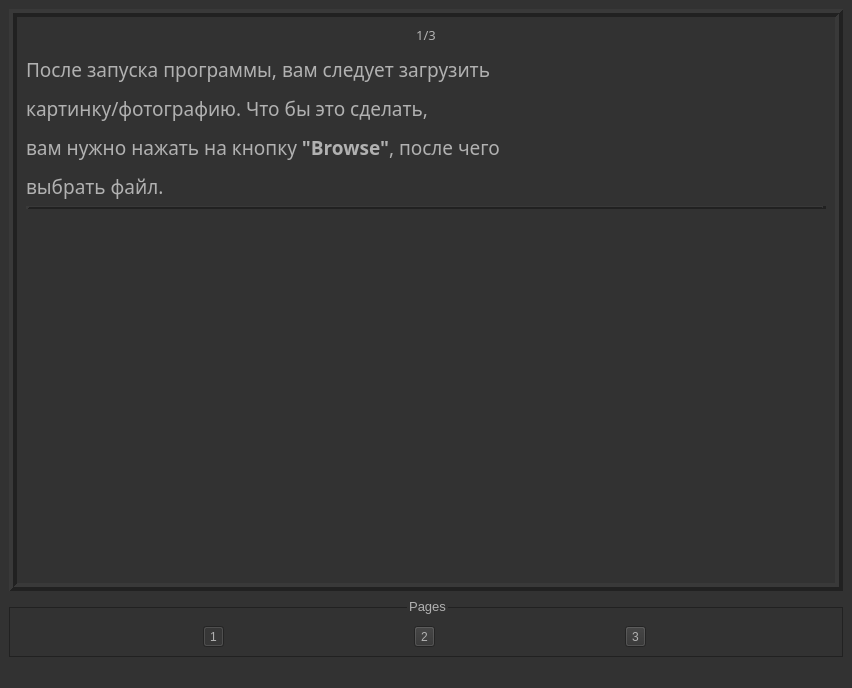
<?xml version="1.0" encoding="UTF-8"?>
<ui version="4.0">
 <class>MainWindow</class>
 <widget class="QMainWindow" name="MainWindow">
  <property name="geometry">
   <rect>
    <x>0</x>
    <y>0</y>
    <width>852</width>
    <height>688</height>
   </rect>
  </property>
  <property name="maximumSize">
   <size>
    <width>1852</width>
    <height>1025</height>
   </size>
  </property>
  <property name="windowTitle">
   <string>Instruction</string>
  </property>
  <property name="windowIcon">
   <iconset>
    <normaloff>ebook.svg</normaloff>ebook.svg</iconset>
  </property>
  <property name="windowOpacity">
   <double>1.000000000000000</double>
  </property>
  <property name="styleSheet">
   <string notr="true">QToolTip
{
     border: 1px solid black;
     background-color: #ffa02f;
     padding: 1px;
     border-radius: 3px;
     opacity: 100;
}

QWidget
{
    color: #b1b1b1;
    background-color: #323232;
}

QTreeView, QListView
{
    background-color: silver;
    margin-left: 5px;
}

QWidget:item:hover
{
    background-color: QLinearGradient( x1: 0, y1: 0, x2: 0, y2: 1, stop: 0 #ffa02f, stop: 1 #ca0619);
    color: #000000;
}

QWidget:item:selected
{
    background-color: QLinearGradient( x1: 0, y1: 0, x2: 0, y2: 1, stop: 0 #ffa02f, stop: 1 #d7801a);
}

QMenuBar::item
{
    background: transparent;
}

QMenuBar::item:selected
{
    background: transparent;
    border: 1px solid #ffaa00;
}

QMenuBar::item:pressed
{
    background: #444;
    border: 1px solid #000;
    background-color: QLinearGradient(
        x1:0, y1:0,
        x2:0, y2:1,
        stop:1 #212121,
        stop:0.4 #343434/*,
        stop:0.2 #343434,
        stop:0.1 #ffaa00*/
    );
    margin-bottom:-1px;
    padding-bottom:1px;
}

QMenu
{
    border: 1px solid #000;
}

QMenu::item
{
    padding: 2px 20px 2px 20px;
}

QMenu::item:selected
{
    color: #000000;
}

QWidget:disabled
{
    color: #808080;
    background-color: #323232;
}

QAbstractItemView
{
    background-color: QLinearGradient( x1: 0, y1: 0, x2: 0, y2: 1, stop: 0 #4d4d4d, stop: 0.1 #646464, stop: 1 #5d5d5d);
}

QWidget:focus
{
    /*border: 1px solid darkgray;*/
}

QLineEdit
{
    background-color: QLinearGradient( x1: 0, y1: 0, x2: 0, y2: 1, stop: 0 #4d4d4d, stop: 0 #646464, stop: 1 #5d5d5d);
    padding: 1px;
    border-style: solid;
    border: 1px solid #1e1e1e;
    border-radius: 5;
}

QPushButton
{
    color: #b1b1b1;
    background-color: QLinearGradient( x1: 0, y1: 0, x2: 0, y2: 1, stop: 0 #565656, stop: 0.1 #525252, stop: 0.5 #4e4e4e, stop: 0.9 #4a4a4a, stop: 1 #464646);
    border-width: 1px;
    border-color: #1e1e1e;
    border-style: solid;
    border-radius: 6;
    padding: 3px;
    font-size: 20px;
    padding-left: 5px;
    padding-right: 5px;
    min-width: 40px;
}

QPushButton:pressed
{
    background-color: QLinearGradient( x1: 0, y1: 0, x2: 0, y2: 1, stop: 0 #2d2d2d, stop: 0.1 #2b2b2b, stop: 0.5 #292929, stop: 0.9 #282828, stop: 1 #252525);
}

QComboBox
{
    selection-background-color: #ffaa00;
    background-color: QLinearGradient( x1: 0, y1: 0, x2: 0, y2: 1, stop: 0 #565656, stop: 0.1 #525252, stop: 0.5 #4e4e4e, stop: 0.9 #4a4a4a, stop: 1 #464646);
    border-style: solid;
    border: 1px solid #1e1e1e;
    border-radius: 5;
}

QComboBox:hover,QPushButton:hover
{
    border: 2px solid QLinearGradient( x1: 0, y1: 0, x2: 0, y2: 1, stop: 0 #ffa02f, stop: 1 #d7801a);
}


QComboBox:on
{
    padding-top: 3px;
    padding-left: 4px;
    background-color: QLinearGradient( x1: 0, y1: 0, x2: 0, y2: 1, stop: 0 #2d2d2d, stop: 0.1 #2b2b2b, stop: 0.5 #292929, stop: 0.9 #282828, stop: 1 #252525);
    selection-background-color: #ffaa00;
}

QComboBox QAbstractItemView
{
    border: 2px solid darkgray;
    selection-background-color: QLinearGradient( x1: 0, y1: 0, x2: 0, y2: 1, stop: 0 #ffa02f, stop: 1 #d7801a);
}

QComboBox::drop-down
{
     subcontrol-origin: padding;
     subcontrol-position: top right;
     width: 15px;

     border-left-width: 0px;
     border-left-color: darkgray;
     border-left-style: solid; /* just a single line */
     border-top-right-radius: 3px; /* same radius as the QComboBox */
     border-bottom-right-radius: 3px;
 }

QComboBox::down-arrow
{
     image: url(:/dark_orange/img/down_arrow.png);
}

QGroupBox
{   
	border: 1px solid black;
    margin-top: 10px;
}

QGroupBox:focus
{
	border: 1px solid rgb(33,33,33)
}

QTextEdit:focus
{
    border: 1px solid darkgray;
}

QScrollBar:horizontal {
     border: 1px solid #222222;
     background: QLinearGradient( x1: 0, y1: 0, x2: 0, y2: 1, stop: 0.0 #121212, stop: 0.2 #282828, stop: 1 #484848);
     height: 7px;
     margin: 0px 16px 0 16px;
}

QScrollBar::handle:horizontal
{
      background: QLinearGradient( x1: 0, y1: 0, x2: 1, y2: 0, stop: 0 #ffa02f, stop: 0.5 #d7801a, stop: 1 #ffa02f);
      min-height: 20px;
      border-radius: 2px;
}

QScrollBar::add-line:horizontal {
      border: 1px solid #1b1b19;
      border-radius: 2px;
      background: QLinearGradient( x1: 0, y1: 0, x2: 1, y2: 0, stop: 0 #ffa02f, stop: 1 #d7801a);
      width: 14px;
      subcontrol-position: right;
      subcontrol-origin: margin;
}

QScrollBar::sub-line:horizontal {
      border: 1px solid #1b1b19;
      border-radius: 2px;
      background: QLinearGradient( x1: 0, y1: 0, x2: 1, y2: 0, stop: 0 #ffa02f, stop: 1 #d7801a);
      width: 14px;
     subcontrol-position: left;
     subcontrol-origin: margin;
}

QScrollBar::right-arrow:horizontal, QScrollBar::left-arrow:horizontal
{
      border: 1px solid black;
      width: 1px;
      height: 1px;
      background: white;
}

QScrollBar::add-page:horizontal, QScrollBar::sub-page:horizontal
{
      background: none;
}

QScrollBar:vertical
{
      background: QLinearGradient( x1: 0, y1: 0, x2: 1, y2: 0, stop: 0.0 #121212, stop: 0.2 #282828, stop: 1 #484848);
      width: 7px;
      margin: 16px 0 16px 0;
      border: 1px solid #222222;
}

QScrollBar::handle:vertical
{
      background: QLinearGradient( x1: 0, y1: 0, x2: 0, y2: 1, stop: 0 #ffa02f, stop: 0.5 #d7801a, stop: 1 #ffa02f);
      min-height: 20px;
      border-radius: 2px;
}

QScrollBar::add-line:vertical
{
      border: 1px solid #1b1b19;
      border-radius: 2px;
      background: QLinearGradient( x1: 0, y1: 0, x2: 0, y2: 1, stop: 0 #ffa02f, stop: 1 #d7801a);
      height: 14px;
      subcontrol-position: bottom;
      subcontrol-origin: margin;
}

QScrollBar::sub-line:vertical
{
      border: 1px solid #1b1b19;
      border-radius: 2px;
      background: QLinearGradient( x1: 0, y1: 0, x2: 0, y2: 1, stop: 0 #d7801a, stop: 1 #ffa02f);
      height: 14px;
      subcontrol-position: top;
      subcontrol-origin: margin;
}

QScrollBar::up-arrow:vertical, QScrollBar::down-arrow:vertical
{
      border: 1px solid black;
      width: 1px;
      height: 1px;
      background: white;
}


QScrollBar::add-page:vertical, QScrollBar::sub-page:vertical
{
      background: none;
}

QTextEdit
{
    background-color: #242424;
}

QPlainTextEdit
{
    background-color: #242424;
}

QHeaderView::section
{
    background-color: QLinearGradient(x1:0, y1:0, x2:0, y2:1, stop:0 #616161, stop: 0.5 #505050, stop: 0.6 #434343, stop:1 #656565);
    color: white;
    padding-left: 4px;
    border: 1px solid #6c6c6c;
}

QCheckBox:disabled
{
	color: #414141;
}

QDockWidget::title
{
    text-align: center;
    spacing: 3px; /* spacing between items in the tool bar */
    background-color: QLinearGradient(x1:0, y1:0, x2:0, y2:1, stop:0 #323232, stop: 0.5 #242424, stop:1 #323232);
}

QDockWidget::close-button, QDockWidget::float-button
{
    text-align: center;
    spacing: 1px; /* spacing between items in the tool bar */
    background-color: QLinearGradient(x1:0, y1:0, x2:0, y2:1, stop:0 #323232, stop: 0.5 #242424, stop:1 #323232);
}

QDockWidget::close-button:hover, QDockWidget::float-button:hover
{
    background: #242424;
}

QDockWidget::close-button:pressed, QDockWidget::float-button:pressed
{
    padding: 1px -1px -1px 1px;
}

QMainWindow::separator
{
    background-color: QLinearGradient(x1:0, y1:0, x2:0, y2:1, stop:0 #161616, stop: 0.5 #151515, stop: 0.6 #212121, stop:1 #343434);
    color: white;
    padding-left: 4px;
    border: 1px solid #4c4c4c;
    spacing: 3px; /* spacing between items in the tool bar */
}

QMainWindow::separator:hover
{

    background-color: QLinearGradient(x1:0, y1:0, x2:0, y2:1, stop:0 #d7801a, stop:0.5 #b56c17 stop:1 #ffa02f);
    color: white;
    padding-left: 4px;
    border: 1px solid #6c6c6c;
    spacing: 3px; /* spacing between items in the tool bar */
}

QToolBar::handle
{
     spacing: 3px; /* spacing between items in the tool bar */
     background: url(:/dark_orange/img/handle.png);
}

QMenu::separator
{
    height: 2px;
    background-color: QLinearGradient(x1:0, y1:0, x2:0, y2:1, stop:0 #161616, stop: 0.5 #151515, stop: 0.6 #212121, stop:1 #343434);
    color: white;
    padding-left: 4px;
    margin-left: 10px;
    margin-right: 5px;
}

QProgressBar
{
    border: 2px solid grey;
    border-radius: 5px;
    text-align: center;
}

QProgressBar::chunk
{
    background-color: #d7801a;
    width: 2.15px;
    margin: 0.5px;
}

QTabBar::tab {
    color: #b1b1b1;
    border: 1px solid #444;
    border-bottom-style: none;
    background-color: #323232;
    padding-left: 10px;
    padding-right: 10px;
    padding-top: 3px;
    padding-bottom: 2px;
    margin-right: -1px;
}

QTabWidget::pane {
    border: 1px solid #444;
    top: 1px;
}

QTabBar::tab:last
{
    margin-right: 0; /* the last selected tab has nothing to overlap with on the right */
    border-top-right-radius: 3px;
}

QTabBar::tab:first:!selected
{
	 margin-left: 0px; /* the last selected tab has nothing to overlap with on the right */


    border-top-left-radius: 3px;
}

QTabBar::tab:!selected
{
    color: #b1b1b1;
    border-bottom-style: solid;
    margin-top: 3px;
    background-color: QLinearGradient(x1:0, y1:0, x2:0, y2:1, stop:1 #212121, stop:.4 #343434);
}

QTabBar::tab:selected
{
    border-top-left-radius: 3px;
    border-top-right-radius: 3px;
    margin-bottom: 0px;
}

QTabBar::tab:!selected:hover
{
    /*border-top: 2px solid #ffaa00;
    padding-bottom: 3px;*/
    border-top-left-radius: 3px;
    border-top-right-radius: 3px;
    background-color: QLinearGradient(x1:0, y1:0, x2:0, y2:1, stop:1 #212121, stop:0.4 #343434, stop:0.2 #343434, stop:0.1 #ffaa00);
}

QRadioButton::indicator:checked, QRadioButton::indicator:unchecked{
    color: #b1b1b1;
    background-color: #323232;
    border: 1px solid #b1b1b1;
    border-radius: 6px;
}

QRadioButton::indicator:checked
{
    background-color: qradialgradient(
        cx: 0.5, cy: 0.5,
        fx: 0.5, fy: 0.5,
        radius: 1.0,
        stop: 0.25 #ffaa00,
        stop: 0.3 #323232
    );
}

QCheckBox::indicator{
    color: #b1b1b1;
    background-color: #323232;
    border: 1px solid #b1b1b1;
    width: 9px;
    height: 9px;
}

QRadioButton::indicator
{
    border-radius: 6px;
}

QRadioButton::indicator:hover, QCheckBox::indicator:hover
{
    border: 1px solid #ffaa00;
}

QCheckBox::indicator:checked
{
	image:url(:/dark_orange/img/checkbox.png);
	background-color: rgb(255, 170, 0);
	color: rgb(255, 170, 0);
}

QCheckBox::indicator:disabled, QRadioButton::indicator:disabled
{
    border: 1px solid #444;
}


QSlider::groove:horizontal {
    border: 1px solid #3A3939;
    height: 8px;
    background: #201F1F;
    margin: 2px 0;
    border-radius: 2px;
}

QSlider::handle:horizontal {
    background: QLinearGradient( x1: 0, y1: 0, x2: 0, y2: 1,
      stop: 0.0 silver, stop: 0.2 #a8a8a8, stop: 1 #727272);
    border: 1px solid #3A3939;
    width: 14px;
    height: 14px;
    margin: -4px 0;
    border-radius: 2px;
}

QSlider::groove:vertical {
    border: 1px solid #3A3939;
    width: 8px;
    background: #201F1F;
    margin: 0 0px;
    border-radius: 2px;
}

QSlider::handle:vertical {
    background: QLinearGradient( x1: 0, y1: 0, x2: 0, y2: 1, stop: 0.0 silver,
      stop: 0.2 #a8a8a8, stop: 1 #727272);
    border: 1px solid #3A3939;
    width: 14px;
    height: 14px;
    margin: 0 -4px;
    border-radius: 2px;
}

QAbstractSpinBox {
    padding-top: 2px;
    padding-bottom: 2px;
    border: 1px solid darkgray;

    border-radius: 2px;
    min-width: 50px;
}
QMainWindow{
	border-top: 2px solid black;
}

QGroupBox{
	border-color:rgb(33,33,33)
}

QGroupBox:hover{
	border-color:rgb(33,33,33)
}

QGroupBox::indicator {
    color: #b1b1b1;
    background-color: #323232;
    border: 1px solid #b1b1b1;
}

QGroupBox::indicator:checked
{
	background-color: rgb(255, 170, 0);
	color: rgb(255, 170, 0);
}</string>
  </property>
  <widget class="QWidget" name="centralwidget">
   <layout class="QVBoxLayout" name="verticalLayout">
    <item>
     <widget class="QStackedWidget" name="stackedWidget">
      <property name="frameShape">
       <enum>QFrame::Box</enum>
      </property>
      <property name="frameShadow">
       <enum>QFrame::Raised</enum>
      </property>
      <property name="lineWidth">
       <number>4</number>
      </property>
      <property name="currentIndex">
       <number>0</number>
      </property>
      <widget class="QWidget" name="page_browse">
       <layout class="QVBoxLayout" name="verticalLayout_2" stretch="0,0,1">
        <item>
         <widget class="QLabel" name="label_Instruction">
          <property name="font">
           <font>
            <family>Microsoft YaHei UI Light</family>
            <pointsize>14</pointsize>
           </font>
          </property>
          <property name="text">
           <string>&lt;html&gt;&lt;head/&gt;&lt;body&gt;&lt;p align=&quot;center&quot;&gt;&lt;span style=&quot; font-size:10pt;&quot;&gt;1/3&lt;/span&gt;&lt;/p&gt;&lt;p&gt;&lt;span style=&quot; font-size:14pt;&quot;&gt;После запуска программы, вам следует загрузить&lt;/span&gt;&lt;/p&gt;&lt;p&gt;&lt;span style=&quot; font-size:14pt;&quot;&gt;картинку/фотографию. Что бы это сделать, &lt;/span&gt;&lt;/p&gt;&lt;p&gt;&lt;span style=&quot; font-size:14pt;&quot;&gt;вам нужно нажать на кнопку &lt;/span&gt;&lt;span style=&quot; font-size:14pt; font-weight:600;&quot;&gt;&amp;quot;Browse&amp;quot;&lt;/span&gt;&lt;span style=&quot; font-size:14pt;&quot;&gt;, после чего &lt;/span&gt;&lt;/p&gt;&lt;p&gt;&lt;span style=&quot; font-size:14pt;&quot;&gt;выбрать файл.&lt;/span&gt;&lt;/p&gt;&lt;/body&gt;&lt;/html&gt;</string>
          </property>
         </widget>
        </item>
        <item>
         <widget class="Line" name="line">
          <property name="frameShadow">
           <enum>QFrame::Raised</enum>
          </property>
          <property name="lineWidth">
           <number>4</number>
          </property>
          <property name="orientation">
           <enum>Qt::Horizontal</enum>
          </property>
         </widget>
        </item>
        <item>
         <widget class="QLabel" name="label_image_for_instruction">
          <property name="text">
           <string/>
          </property>
          <property name="pixmap">
           <pixmap>instruction/1.png</pixmap>
          </property>
         </widget>
        </item>
       </layout>
      </widget>
      <widget class="QWidget" name="page_areaselection">
       <layout class="QVBoxLayout" name="verticalLayout_3" stretch="0,0,1">
        <item>
         <widget class="QLabel" name="label_Instruction_2">
          <property name="font">
           <font>
            <family>Microsoft YaHei UI Light</family>
           </font>
          </property>
          <property name="text">
           <string>&lt;html&gt;&lt;head/&gt;&lt;body&gt;&lt;p align=&quot;center&quot;&gt;&lt;span style=&quot; font-size:10pt;&quot;&gt;2/3&lt;/span&gt;&lt;/p&gt;&lt;p&gt;&lt;span style=&quot; font-size:14pt;&quot;&gt;Возможно, вам потребуеться просканировать &lt;/span&gt;&lt;/p&gt;&lt;p&gt;&lt;span style=&quot; font-size:14pt;&quot;&gt;какуе-ту область, а не всю картину.&lt;/span&gt;&lt;/p&gt;&lt;p&gt;&lt;span style=&quot; font-size:14pt;&quot;&gt;Для этого нужно перейти в раздел &amp;quot;&lt;/span&gt;&lt;span style=&quot; font-size:14pt; font-weight:600;&quot;&gt;Area selection&lt;/span&gt;&lt;span style=&quot; font-size:14pt;&quot;&gt;&amp;quot;&lt;/span&gt;&lt;/p&gt;&lt;p&gt;&lt;span style=&quot; font-size:14pt;&quot;&gt;...&lt;/span&gt;&lt;/p&gt;&lt;/body&gt;&lt;/html&gt;</string>
          </property>
         </widget>
        </item>
        <item>
         <widget class="Line" name="line_2">
          <property name="lineWidth">
           <number>4</number>
          </property>
          <property name="orientation">
           <enum>Qt::Horizontal</enum>
          </property>
         </widget>
        </item>
        <item>
         <widget class="QLabel" name="label_image_for_instruction_2">
          <property name="text">
           <string/>
          </property>
          <property name="pixmap">
           <pixmap>instruction/2.png</pixmap>
          </property>
         </widget>
        </item>
       </layout>
      </widget>
      <widget class="QWidget" name="page_areaselection_continue">
       <layout class="QVBoxLayout" name="verticalLayout_4" stretch="0,1,0">
        <item>
         <widget class="QLabel" name="label_Instruction_3">
          <property name="sizePolicy">
           <sizepolicy hsizetype="Preferred" vsizetype="Preferred">
            <horstretch>0</horstretch>
            <verstretch>0</verstretch>
           </sizepolicy>
          </property>
          <property name="font">
           <font>
            <family>Microsoft YaHei UI Light</family>
           </font>
          </property>
          <property name="text">
           <string>&lt;html&gt;&lt;head/&gt;&lt;body&gt;&lt;p align=&quot;center&quot;&gt;&lt;span style=&quot; font-size:10pt;&quot;&gt;3/3&lt;/span&gt;&lt;/p&gt;&lt;p&gt;&lt;span style=&quot; font-size:12pt;&quot;&gt;Затем зажать на левую кнопку мышь на выбраной области и выделить,&lt;/span&gt;&lt;/p&gt;&lt;p&gt;&lt;span style=&quot; font-size:12pt;&quot;&gt;после чего он обрежется. Потом нажать на кнопку &amp;quot;&lt;/span&gt;&lt;span style=&quot; font-size:12pt; font-weight:600;&quot;&gt;Save&lt;/span&gt;&lt;span style=&quot; font-size:12pt;&quot;&gt;&amp;quot;.&lt;/span&gt;&lt;/p&gt;&lt;p&gt;&lt;span style=&quot; font-size:12pt;&quot;&gt;Если вы промазали,нажмите на кнопку &amp;quot;&lt;/span&gt;&lt;span style=&quot; font-size:12pt; font-weight:600;&quot;&gt;Reset&lt;/span&gt;&lt;span style=&quot; font-size:12pt;&quot;&gt;&amp;quot;.&lt;/span&gt;&lt;br/&gt;&lt;/p&gt;&lt;/body&gt;&lt;/html&gt;</string>
          </property>
          <property name="textFormat">
           <enum>Qt::AutoText</enum>
          </property>
          <property name="alignment">
           <set>Qt::AlignLeading|Qt::AlignLeft|Qt::AlignTop</set>
          </property>
         </widget>
        </item>
        <item>
         <widget class="Line" name="line_3">
          <property name="lineWidth">
           <number>4</number>
          </property>
          <property name="orientation">
           <enum>Qt::Horizontal</enum>
          </property>
         </widget>
        </item>
        <item>
         <widget class="QLabel" name="label_image_for_instruction_3">
          <property name="sizePolicy">
           <sizepolicy hsizetype="Preferred" vsizetype="Preferred">
            <horstretch>0</horstretch>
            <verstretch>0</verstretch>
           </sizepolicy>
          </property>
          <property name="maximumSize">
           <size>
            <width>800</width>
            <height>400</height>
           </size>
          </property>
          <property name="text">
           <string/>
          </property>
          <property name="pixmap">
           <pixmap>instruction/3_4_5.png</pixmap>
          </property>
          <property name="scaledContents">
           <bool>true</bool>
          </property>
          <property name="alignment">
           <set>Qt::AlignLeading|Qt::AlignLeft|Qt::AlignTop</set>
          </property>
         </widget>
        </item>
       </layout>
      </widget>
     </widget>
    </item>
    <item>
     <widget class="QGroupBox" name="groupBox_pages">
      <property name="font">
       <font>
        <pointsize>10</pointsize>
       </font>
      </property>
      <property name="title">
       <string>Pages</string>
      </property>
      <property name="alignment">
       <set>Qt::AlignCenter</set>
      </property>
      <property name="flat">
       <bool>false</bool>
      </property>
      <layout class="QHBoxLayout" name="horizontalLayout_2">
       <property name="topMargin">
        <number>18</number>
       </property>
       <item>
        <widget class="QToolButton" name="toolButton_1page">
         <property name="text">
          <string>1</string>
         </property>
         <property name="checkable">
          <bool>true</bool>
         </property>
         <property name="checked">
          <bool>true</bool>
         </property>
         <property name="toolButtonStyle">
          <enum>Qt::ToolButtonIconOnly</enum>
         </property>
        </widget>
       </item>
       <item>
        <widget class="QToolButton" name="toolButton_2page">
         <property name="text">
          <string>2</string>
         </property>
         <property name="checkable">
          <bool>true</bool>
         </property>
        </widget>
       </item>
       <item>
        <widget class="QToolButton" name="toolButton_3page">
         <property name="text">
          <string>3</string>
         </property>
         <property name="checkable">
          <bool>true</bool>
         </property>
        </widget>
       </item>
      </layout>
     </widget>
    </item>
   </layout>
  </widget>
  <widget class="QStatusBar" name="statusbar"/>
 </widget>
 <resources/>
 <connections/>
</ui>
